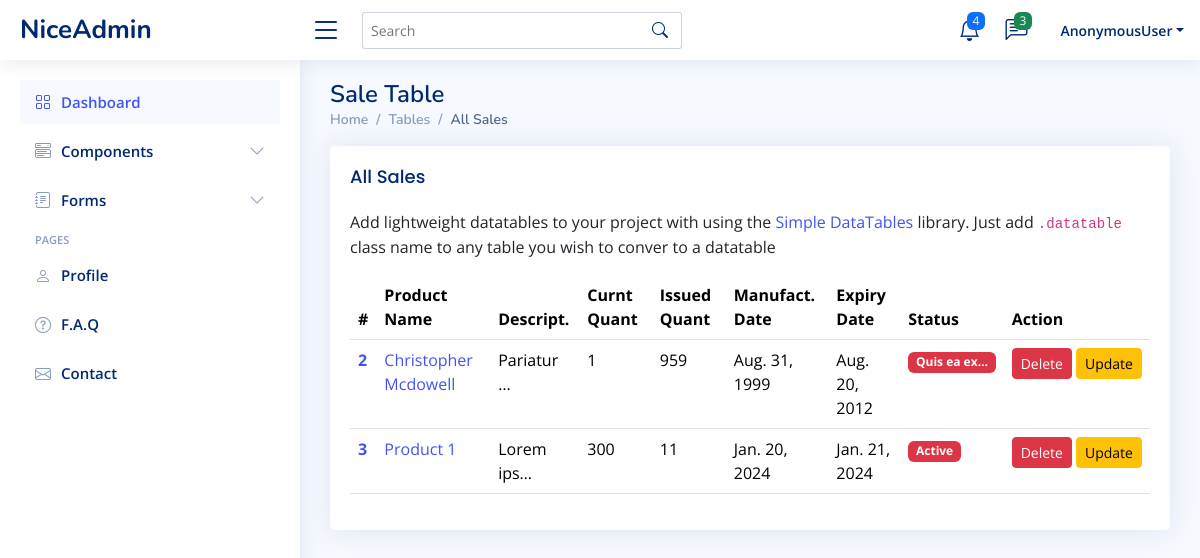
The page /store/all-sales/ on the database as committed earlier.
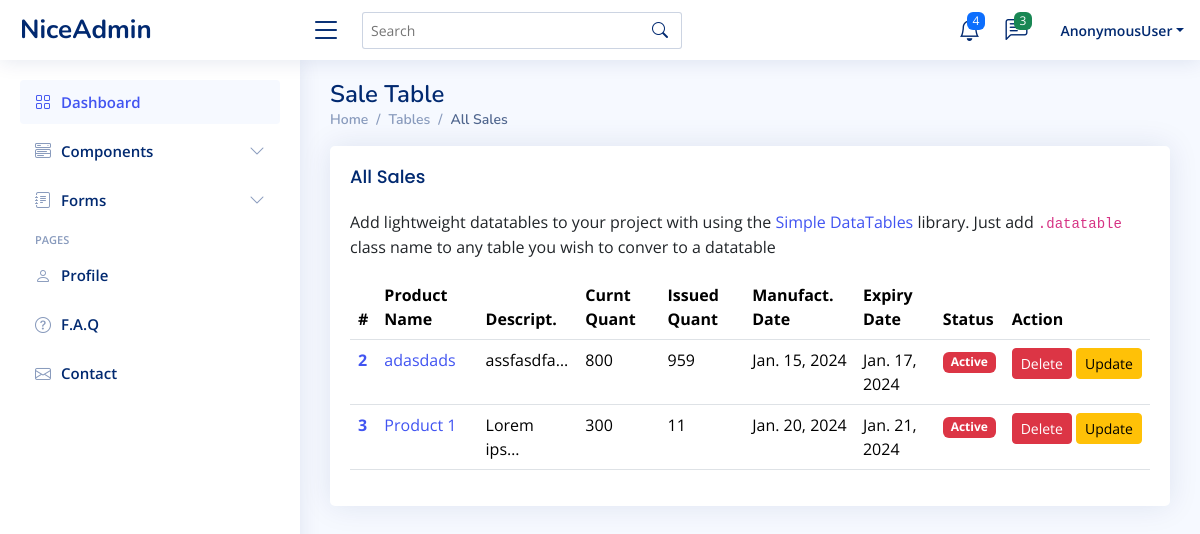
The same page on the database as committed later.
### store/models.py (models this page shows, shortened)
class Sale(models.Model):
    customer_name = models.CharField(max_length=2000, null=True)
    product = models.ForeignKey(Product, on_delete=models.SET_NULL, null=True)
    quantity = models.PositiveIntegerField(null=True)
    phone = models.CharField(max_length=20, null=True)
    address = models.TextField(null=True)
    issued_by = models.ForeignKey(User, on_delete=models.CASCADE, null=True)
    date_issued = models.DateTimeField(auto_now_add=True)

class Product(models.Model):
    name = models.CharField(max_length=100, null=True)
    description = models.TextField(null=True)
    category = models.ManyToManyField('Category', related_name='category')
    price = models.DecimalField(decimal_places=2, max_digits=90000,null=True)
    quantity = models.IntegerField(null=True)
    manufacturing_date = models.DateTimeField(null=True)
    expiry_date = models.DateTimeField(null=True)
    status = models.CharField(max_length=200)
    created_by = models.ForeignKey(User, on_delete=models.CASCADE, null=True)

### store/views.py (the view)
# urls.py: path('all-sales/', SaleList.as_view(), name='all_sales'),
class SaleList(ListView):
    model = Sale
    context_object_name = 'sales'
    template_name = 'store/all_sales.html'
    def get_context_data(self, **kwargs):
        context = super().get_context_data(**kwargs)
        context['page'] = 'all_sales'
        return context

### templates/store/all_sales.html (shortened to what this page needs)
{% extends "base/base.html" %}
{% block content %}
{% include "base/main_nav.html" %}
{% include "base/side_nav.html" %}
{% include "base/base_table.html" %}
{% endblock  %}

### templates/base/base_table.html (shortened to what the changed rows need)
{% if page == 'all_products' %}
<main id="main" class="main">
  <div class="pagetitle">
    <h1>Data Tables</h1>
    <nav>
      <ol class="breadcrumb">
        <li class="breadcrumb-item"><a href="index.html">Home</a></li>
        <li class="breadcrumb-item">Tables</li>
        <li class="breadcrumb-item active">Products</li>
      </ol>
    </nav>
  </div>
  <section class="section">
    <div class="row">
      <div class="col-lg-12">
        <div class="card">
          <div class="card-body">
            <h5 class="card-title">All Products</h5>
            <p>
              Add product from this section of the Page.
              <a
                href="https://github.com/devxprogramming"
                target="_blank"
                >Developer's Github Profile</a
              >
              library. Just add <code><a class="text-danger" href="{% url "add_product" %}">.product</a></code> to the
              database from the template
            </p>
            <table class="table datatable">
              <thead>
                <tr>
                  <th scope="col">#</th>
                  <th scope="col">Name</th>
                  <th scope="col">Description</th>
                  <th scope="col">Quantity</th>
                  <th scope="col">Manufact. Date</th>
                  <th scope="col">Expiry Date</th>
                  <th scope="col">Status</th>
                  <th scope="col">Action</th>
                </tr>
              </thead>
              <tbody>
                {% for product in model %}
                <tr>
                  <th scope="row">
                    <a href="{% url "product_detail" product.id %}">{{product.id}}</a>
                  </th>
                  <td>
                    <a href="{% url "product_detail" product.id %}">{{product.name}}</a>
                  </td>
                  <td>{{product.description|truncatechars:10}}</td>
                  <td>{{product.quantity}}</td>
                  <td>{{product.manufacturing_date|date}}</td>
                  <td>{{product.expiry_date|date}}</td>
                  <td>
                    <span class="badge bg-danger">{{product.status|truncatechars:11}}</span>
                  </td>
                  {% if product.created_by == request.user %}
                  <td>
                    <div class="d-flex">
                      <a href="{% url 'delete_product' product.id %}" class="btn btn-danger btn-sm">Delete</a>
                      <a href="{% url 'update_product' product.id %}" class="ms-md-1 btn btn-warning btn-sm">Update</a>
                    </div>
                  </td>
                  {% else %}
                  <td>
                    <span class="btn btn-sm btn-danger disabled">No permitted</span>
                  </td>
                  {% endif %}
                </tr>
                {% endfor %}
              </tbody>
            </table>
          </div>
        </div>
      </div>
    </div>
  </section>
</main>
{% elif page == 'all_sales' %}
<main id="main" class="main">
  <div class="pagetitle">
    <h1>Sale Table</h1>
  </div>
  <section class="section">
    <div class="row">
      <div class="col-lg-12">
        <div class="card">
          <div class="card-body">
            <table class="table datatable">
              <thead>
                <tr>
                  <th scope="col">#</th>
                  <th scope="col">Product Name</th>
                  <th scope="col">Descript.</th>
                  <th scope="col">Curnt Quant</th>
                  <th>Issued Quant</th>
                  <th scope="col">Manufact. Date</th>
                  <th scope="col">Expiry Date</th>
                  <th scope="col">Status</th>
                  <th scope="col">Action</th>
                </tr>
              </thead>
              <tbody>
                {% for sale in sales %}
                <tr>
                  <th scope="row">
                    <a href="{% url "sale_detail" sale.id %}">{{sale.id}}</a>
                  </th>
                  <td>
                    <a href="{% url "product_detail" sale.product.id %}">{{sale.product.name}}</a>
                  </td>
                  <td>{{sale.product.description|truncatechars:10}}</td>
                  <td>{{sale.product.quantity}}</td>
                  <td>{{sale.quantity}}</td>
                  <td>{{sale.product.manufacturing_date|date}}</td>
                  <td>{{sale.product.expiry_date|date}}</td>
                  <td>
                    <span class="badge bg-danger">{{sale.product.status|truncatechars:11}}</span>
                  </td>
                  <td>
                    <div class="d-flex">
                      <a href="{% url 'delete_sale' sale.id %}" class="btn btn-danger btn-sm">Delete</a>
                      <a href="{% url 'update_sale' sale.id %}" class="ms-md-1 btn btn-warning btn-sm">Update</a>
                    </div>
                  </td>
                </tr>
                {% endfor %}
              </tbody>
            </table>
          </div>
        </div>
      </div>
    </div>
  </section>
</main>
{% else %}
<h1>Move out</h1>
{% endif %}

Rows that differ between the two databases and show on the page:
changed Sale id 2: product.name "Christopher Mcdowell" → "adasdads"; product.description "Pariatur …" → "assfasdfa…"; product.quantity "1" → "800"; product.manufacturing_date "Aug. 31, 1999" → "Jan. 15, 2024"; product.expiry_date "Aug. 20, 2012" → "Jan. 17, 2024"; product.status "Quis ea ex…" → "Active"
